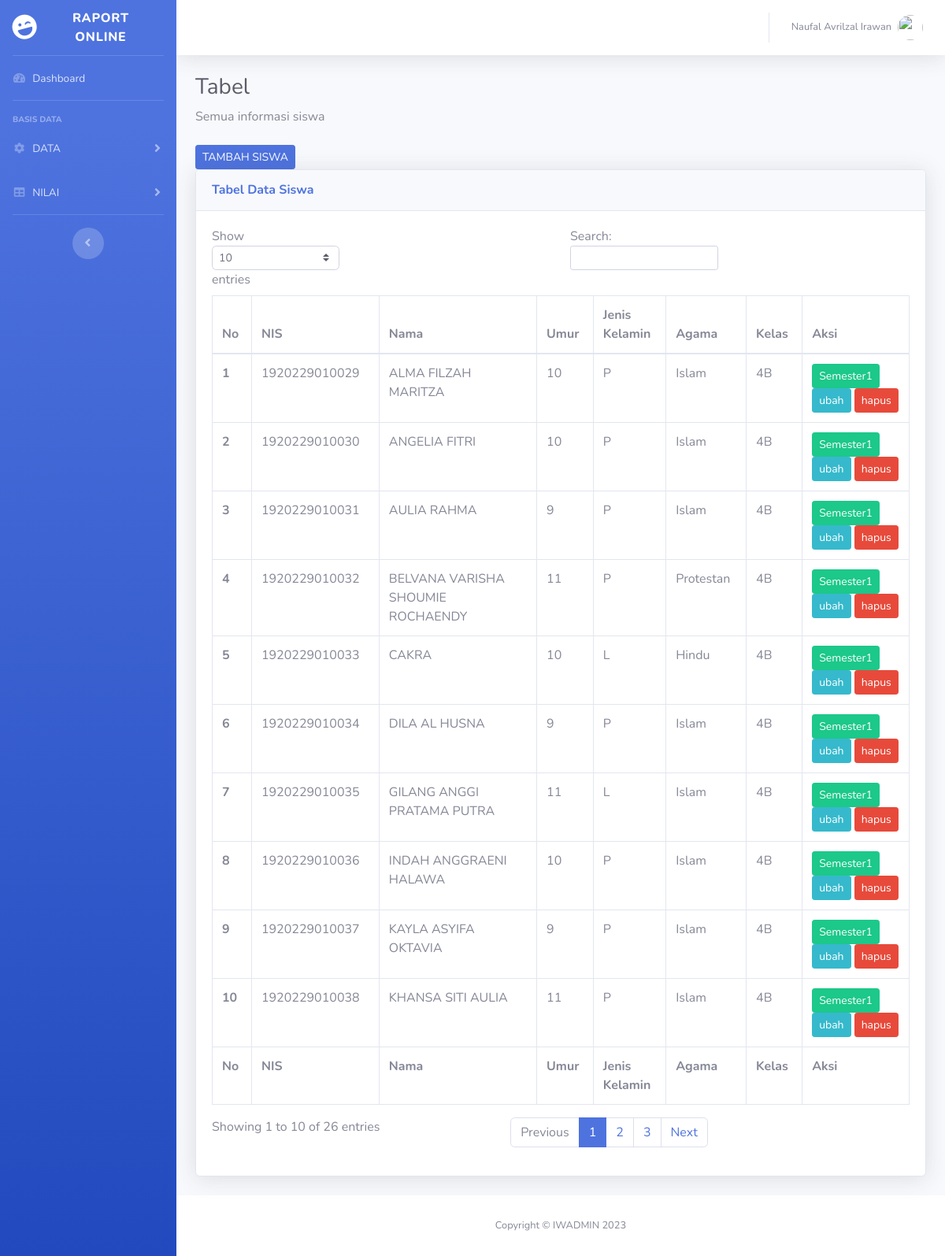
Screenshot of /tabelsiswa.php (signed in) with the database file from the repository.
### tables this page shows
CREATE TABLE `siswa` (
  `nis` varchar(15) NOT NULL,
  `nama` varchar(55) NOT NULL,
  `umur` int(2) DEFAULT NULL,
  `gender` varchar(10) DEFAULT NULL,
  `agama` set('Islam','Protestan','Katolik','Hindu','Buddha','Konghuchu') DEFAULT NULL,
  `kelas` varchar(10) DEFAULT NULL
);

### tabelsiswa.php (the view, shortened to what this page needs)
<!DOCTYPE html>
<html lang="en">
<head>
    <link href="sbadmin/vendor/fontawesome-free/css/all.min.css" rel="stylesheet" type="text/css">
    <link href="sbadmin/css/sb-admin-2.min.css" rel="stylesheet">
    <?php
        include "koneksi_db.php";
    ?>
</head>
<body id="page-top">
    <div id="wrapper">
        <ul class="navbar-nav bg-gradient-primary sidebar sidebar-dark accordion" id="accordionSidebar">
            <a class="sidebar-brand d-flex align-items-center justify-content-center" href="Dashboard.php">
                <div class="sidebar-brand-icon rotate-n-15">
                    <i class="fas fa-laugh-wink"></i>
                </div>
                <div class="sidebar-brand-text mx-3">Raport Online <sup></sup></div>
            </a>
            <hr class="sidebar-divider my-0">
            <li class="nav-item">
                <a class="nav-link" href="Dashboard.php">
                    <i class="fas fa-fw fa-tachometer-alt"></i>
                    <span>Dashboard</span></a>
            </li>
            <hr class="sidebar-divider">
            <div class="sidebar-heading">
                BASIS DATA
            </div>
            <li class="nav-item">
                <a class="nav-link collapsed" href="#" data-toggle="collapse" data-target="#collapseTwo"
                    aria-expanded="true" aria-controls="collapseTwo">
                    <i class="fas fa-fw fa-cog"></i>
                    <span>DATA</span>
                </a>
            </li>
            <li class="nav-item">
                <a class="nav-link collapsed" href="#" data-toggle="collapse" data-target="#collapseUtilities"
                    aria-expanded="true" aria-controls="collapseUtilities">
                    <i class="fas fa-fw fa-table"></i>
                    <span>NILAI</span>
                </a>
            </li>
            <hr class="sidebar-divider d-none d-md-block">
            <div class="text-center d-none d-md-inline">
                <button class="rounded-circle border-0" id="sidebarToggle"></button>
            </div>
        </ul>
        <div id="content-wrapper" class="d-flex flex-column">
            <div id="content">
                <nav class="navbar navbar-expand navbar-light bg-white topbar mb-4 static-top shadow">
                    <ul class="navbar-nav ml-auto">
                        <li class="nav-item dropdown no-arrow">
                            <a class="nav-link dropdown-toggle" href="#" id="userDropdown" role="button"
                                data-toggle="dropdown" aria-haspopup="true" aria-expanded="false">
                                <span class="mr-2 d-none d-lg-inline text-gray-600 small">
                                    <?php
                                        echo $_SESSION['nama'];
                                    ?>
                                </span>
                                <img class="img-profile rounded-circle"
                                    src="img/noname.png">
                            </a>
                        </li>
                    </ul>
                </nav>
                <div class="container-fluid">
                    <h1 class="h3 mb-2 text-gray-800">Tabel</h1>
                    <p class="mb-4">Semua informasi siswa</p>
                    <a href="tambahsiswa.php"><input type="submit" name="TAMBAH" value="TAMBAH SISWA" class="btn btn-primary btn-sm"></a>
                    <div class="card shadow mb-4">
                        <div class="card-header py-3">
                            <h6 class="m-0 font-weight-bold text-primary">Tabel Data Siswa</h6>
                        </div>
                        <div class="card-body">
                            <div class="table-responsive">
                                <table class="table table-bordered" id="dataTable" width="100%" cellspacing="0">
                                    <thead>
                                        <tr>
                                            <th>No</th>
                                            <th>NIS</th>
                                            <th>Nama</th>
                                            <th>Umur</th>
                                            <th>Jenis Kelamin</th>
                                            <th>Agama</th>
                                            <th>Kelas</th>
                                            <th>Aksi</th>
                                        </tr>
                                    </thead>
                                    <tfoot>
                                        <tr>
                                            <th>No</th>
                                            <th>NIS</th>
                                            <th>Nama</th>
                                            <th>Umur</th>
                                            <th>Jenis Kelamin</th>
                                            <th>Agama</th>
                                            <th>Kelas</th>
                                            <th>Aksi</th>
                                        </tr>
                                    </tfoot>
                                    <tbody>
                                    <?php
                                        $no = 1;
                                        $queri = "SELECT * FROM siswa ORDER BY nama";
                                        $hasil = mysqli_query($koneksi, $queri);
                                        while ($data = mysqli_fetch_array($hasil)) {
                                    ?>
                                        <tr><th> <?php echo $no; ?> </th>
                                            <td> <?php echo $data['nis']; ?></td>
                                            <td> <?php echo $data['nama']; ?></td>
                                            <td> <?php echo $data['umur']; ?></td>
                                            <td> <?php echo $data['gender']; ?></td>
                                            <td> <?php echo $data['agama']; ?></td>
                                            <td> <?php echo $data['kelas']; ?></td>
                                            <td> <?php echo "<a href='siswasmt1.php?nis=$data[nis]'>"?><input type="submit" name="rapot" value="Semester1" class="btn btn-success btn-sm"></a> <?php echo "<a href='ubahsiswa.php?nis=$data[nis]'>"?><input type="submit" name="ubah" value="ubah" class="btn btn-info btn-sm"></a> <?php echo "<a href='?nis=$data[nis]'>"?><input type="submit" name="hapus" value="hapus" onclick="confirm('yakin?')" class="btn btn-danger btn-sm"></a></td>
                                        </tr>
                                    <?php
                                        $no++;
                                        }
                                    ?>
                                    </tbody>
                                </table>
                            </div>
                        </div>
                    </div>
                </div>
            </div>
            <footer class="sticky-footer bg-white">
                <div class="container my-auto">
                    <div class="copyright text-center my-auto">
                        <span>Copyright &copy; IWADMIN 2023</span>
                    </div>
                </div>
            </footer>
        </div>
    </div>
</body>
</html>

### rows the page displays
siswa: nis "1920229010029", nama "ALMA FILZAH MARITZA", umur "10", gender "P", agama "Islam", kelas "4B"
siswa: nis "1920229010030", nama "ANGELIA FITRI", umur "10", gender "P", agama "Islam", kelas "4B"
siswa: nis "1920229010031", nama "AULIA RAHMA", umur "9", gender "P", agama "Islam", kelas "4B"
siswa: nis "1920229010032", nama "BELVANA VARISHA SHOUMIE ROCHAENDY", umur "11", gender "P", agama "Protestan", kelas "4B"
siswa: nis "1920229010033", nama "CAKRA", umur "10", gender "L", agama "Hindu", kelas "4B"
siswa: nis "1920229010034", nama "DILA AL HUSNA", umur "9", gender "P", agama "Islam", kelas "4B"
siswa: nis "1920229010035", nama "GILANG ANGGI PRATAMA PUTRA", umur "11", gender "L", agama "Islam", kelas "4B"
siswa: nis "1920229010036", nama "INDAH ANGGRAENI HALAWA", umur "10", gender "P", agama "Islam", kelas "4B"
siswa: nis "1920229010037", nama "KAYLA ASYIFA OKTAVIA", umur "9", gender "P", agama "Islam", kelas "4B"
siswa: nis "1920229010038", nama "KHANSA SITI AULIA", umur "11", gender "P", agama "Islam", kelas "4B"

### other values shown
$_SESSION['nama'] "Naufal Avrilzal Irawan"
